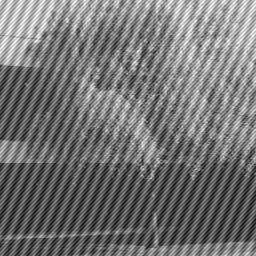
#> input picture arbol.png, 256 x 256 px
$ python Fourier2D.py
#> lines starting #> are read from the running program, lines starting #| are printed output that depends on the picture
import numpy as np
import matplotlib.pyplot as plt
import math
from scipy.signal import convolve2d
from scipy.fftpack import fft2, fftshift, ifftshift, ifft2


##### CUARTO PUNTO #####

#Almacene la imagen arbol.png en una arreglo de numpy

arbol = plt.imread('arbol.png')
#> arbol is the input picture: shape (256, 256) float32; min 0.0471, max 1, mean 0.456
#print(arbol.shape)


#Usando los paquetes de scipy, realice la transformada de Fourier de la imagen.
#Eligiendo una escala apropiada, haga una grafica de dicha transformada y guardela sin mostrarla en ApellidoNombre_FT2D.pdf.


transformada=fft2(arbol)

transformada_shift=fftshift(transformada)

transformada_shift_abs=abs(transformada_shift)


#ahora hago el logaritmo para graficarlo

loga_transformada=np.log(transformada_shift_abs)
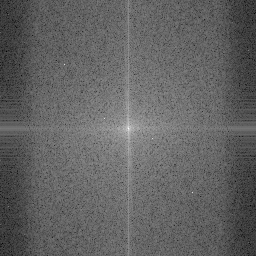
#> loga_transformada: shape (256, 256) float32; min -4.51, max 10.3, mean 1.23; drawn with min black and max white

plt.imshow(loga_transformada)
plt.title("transformada de Fourier")
#plt.show()
plt.xlabel("frecuencia")
plt.ylabel("y(t)")
plt.savefig("SilvaMaria_FT2D.pdf")


#Haga un filtro que le permita eliminar el ruido periodico de la imagen. Para esto haga pruebas de como debe modificar la transformada de Fourier
n, m = arbol.shape
#> n = 256; m = 256
N, M = n//2, m//2
#> N = 128; M = 128
r=25
transformada_shift_filtrada = np.copy(transformada_shift)
'''
for i in range(n):
    for j in range(m):
       distancia = math.sqrt((i-N)**2 + (j-M)**2)
        if distancia > r:
           M1[i][j]=0
        else:
            M1[i][j] = M1[i][j]
'''

for i in range(n):
    for j in range(m):
        distancia = math.sqrt((i-128)**2 + (j-128)**2)
        if  distancia > 25 and distancia < 30:
            transformada_shift_filtrada[i][j]=0


for i in range(n):
    for j in range(m):
        distancia = math.sqrt((i-200)**2 + (j-200)**2)
        if distancia < 10:
            transformada_shift_filtrada[i][j]=0

for i in range(n):
    for j in range(m):
        distancia = math.sqrt((i-70)**2 + (j-60)**2)
        if distancia < 10:
            transformada_shift_filtrada[i][j]=0

#Grafique la transformada de Fourier despues del proceso de filtrado, esta vez en escala LogNorm y guarde dicha grafica sin mostrarla en ApellidoNombre_FT2D_filtrada.pdf.

plt.imshow(abs(np.log(transformada_shift_filtrada)))
plt.title("transformada de Fourier")
plt.savefig("SilvaMaria_FT2D_filtrada..pdf")
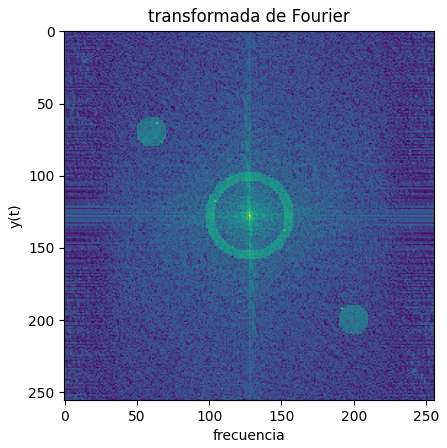
#> figure drawn by matplotlib, 1 panel


#Haga la transformada de Fourier inversa y grafique la imagen filtrada.
#Verifique que su filtro elimina el ruido periodico y guarde dicha imagen sin mostrarla en ApellidoNombre_Imagen_filtrada.pdf.

imagenFiltrada = np.real(ifft2(ifftshift(transformada_shift_filtrada)))
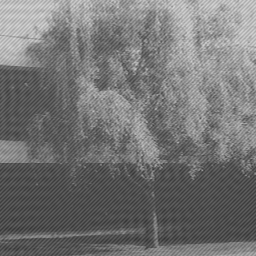
#> imagenFiltrada: shape (256, 256) float32; min 0.197, max 0.853, mean 0.456
plt.imshow(imagenFiltrada, cmap ="gray")
plt.title("transformada de Fourier")
plt.savefig("SilvaMaria_Imagen_filtrada.pdf")
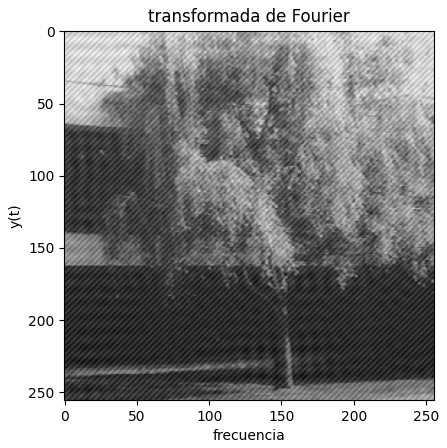
#> figure drawn by matplotlib, 1 panel
